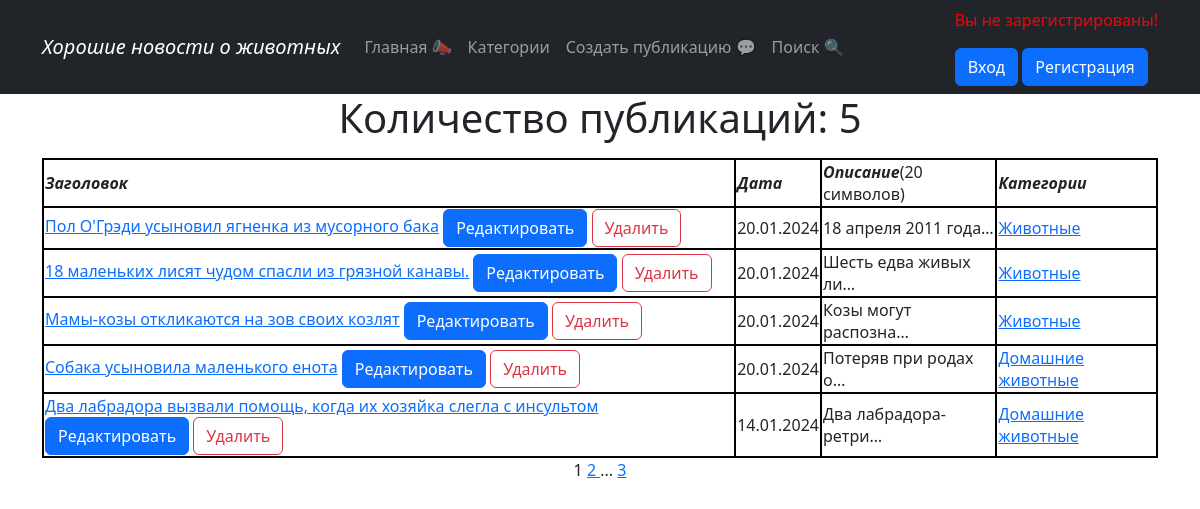
Page /news/ on the committed database.
### news/models.py (models this page shows, shortened)
class Post(models.Model):
    author = models.ForeignKey(Author, on_delete=models.CASCADE)
    content_type = models.CharField(max_length=10, choices=[
        ('статья', 'Статья'), ('новость', 'Новость')])
    created_time = models.DateTimeField(auto_now_add=True)
    categories = models.ManyToManyField(Category, through='PostCategory',
                                        related_name='PostCategory')
    title = models.CharField(max_length=255, verbose_name=pgettext_lazy('Title', 'Title'))
    text = models.TextField()
    rating = models.IntegerField(default=0)

class Category(models.Model):
    name = models.CharField(max_length=255, unique=True)
    subscribers = models.ManyToManyField(User, blank=True, related_name='categories')
    def __str__(self):
        return self.name

### news/views.py (the view, shortened to what this page needs)
# urls.py: path('', PostsList.as_view(), name='post_list'),
class PostsList(ListView):
    model = Post
    ordering = '-created_time'
    template_name = 'news.html'
    context_object_name = 'news'
    paginate_by = 5
    def get_queryset(self):
        queryset = super().get_queryset()
        self.filterset = PostFilter(self.request.GET, queryset)
        return self.filterset.qs
    def get_context_data(self, **kwargs):
        context = super().get_context_data(**kwargs)
        context['filter'] = PostFilter(self.request.GET, queryset=self.get_queryset())
        return context

### news/templatetags/custom_filters.py (called while the page is built)
@register.filter()
def censor(text):
    list_words = text.split()
    censor_words = {'салюты', 'игрушки', }
    censor_text = []
    if isinstance(text, str):
        for word in list_words:
            if word.lower() in censor_words:
                word = f'{word[0]}{"*" * (len(word) - 2)}{word[-1]}'
            censor_text.append(word)
        return ' '.join(censor_text)

### templates/news.html (shortened to what this page needs)
{% extends 'flatpages/default.html' %}
{% load custom_filters %}
{% block content %}
<h1>Количество публикаций: {{ news | length}}</h1>
{% if news %}
<table border="3">
<tr>
    <td><em><b>Заголовок</b></em></td>
    <td><em><b>Дата</b></em></td>
    <td><em><b>Описание</b></em>(20 символов)</td>
    <td><em><b>Категории</b></em></td>
</tr>
    {% for item in news %}
    <tr>
        <td>
            <a href="{% url 'post_full' item.id %}">{{ item.title | censor }}</a>
            <a href="{% url 'post_create' item.id %}"><u><button type="button" class="btn btn-primary">Редактировать</button></u></a>
            <a href="{% url 'post_delete' item.id %}"><u><button type="button" class="btn btn-outline-danger">Удалить</button></u></a>
        </td>
        <td>{{ item.created_time | date:'d.m.Y' }}</td>
        <td>{{ item.text | truncatechars:20 }}</td>
        <td>
            {% for category in item.categories.all%}
            <a href="{% url 'category_list' category.id %}">{{ category }}</a>
        </td>
            {% endfor %}
    </tr>
    {% endfor %}
</table>
{% endif %}
{{ page_obj.number }}
{% if page_obj.has_next %}
    <a href="?page={{ page_obj.next_page_number }}">
        {{ page_obj.next_page_number }}
    </a>
    {% if paginator.num_pages != page_obj.next_page_number %}
    ...
    <a href="?page={{ page_obj.paginator.num_pages }}">
        {{ page_obj.paginator.num_pages }}
    </a>
    {% endif %}
{% endif %}
{% endblock content %}

### templates/news.html (style rules this page uses)
table, th, td { border: 2px solid black; }

### rows in the picture
Post: title|censor "Пол О'Грэди усыновил ягненка из мусорного бака", created_time "20.01.2024", text "18 апреля 2011 года…"
Category: name "Животные"
Post: title|censor "18 маленьких лисят чудом спасли из грязной канавы.", created_time "20.01.2024", text "Шесть едва живых ли…"
Post: title|censor "Мамы-козы откликаются на зов своих козлят", created_time "20.01.2024", text "Козы могут распозна…"
Post: title|censor "Собака усыновила маленького енота", created_time "20.01.2024", text "Потеряв при родах о…"
Category: name "Домашние животные"
Post: title|censor "Два лабрадора вызвали помощь, когда их хозяйка слегла с инсультом", created_time "14.01.2024", text "Два лабрадора-ретри…"

### other values in the picture
{{ news | length }} "5"
{{ page_obj.number }} "1"
{{ page_obj.next_page_number }} "2"
{{ page_obj.paginator.num_pages }} "3"
